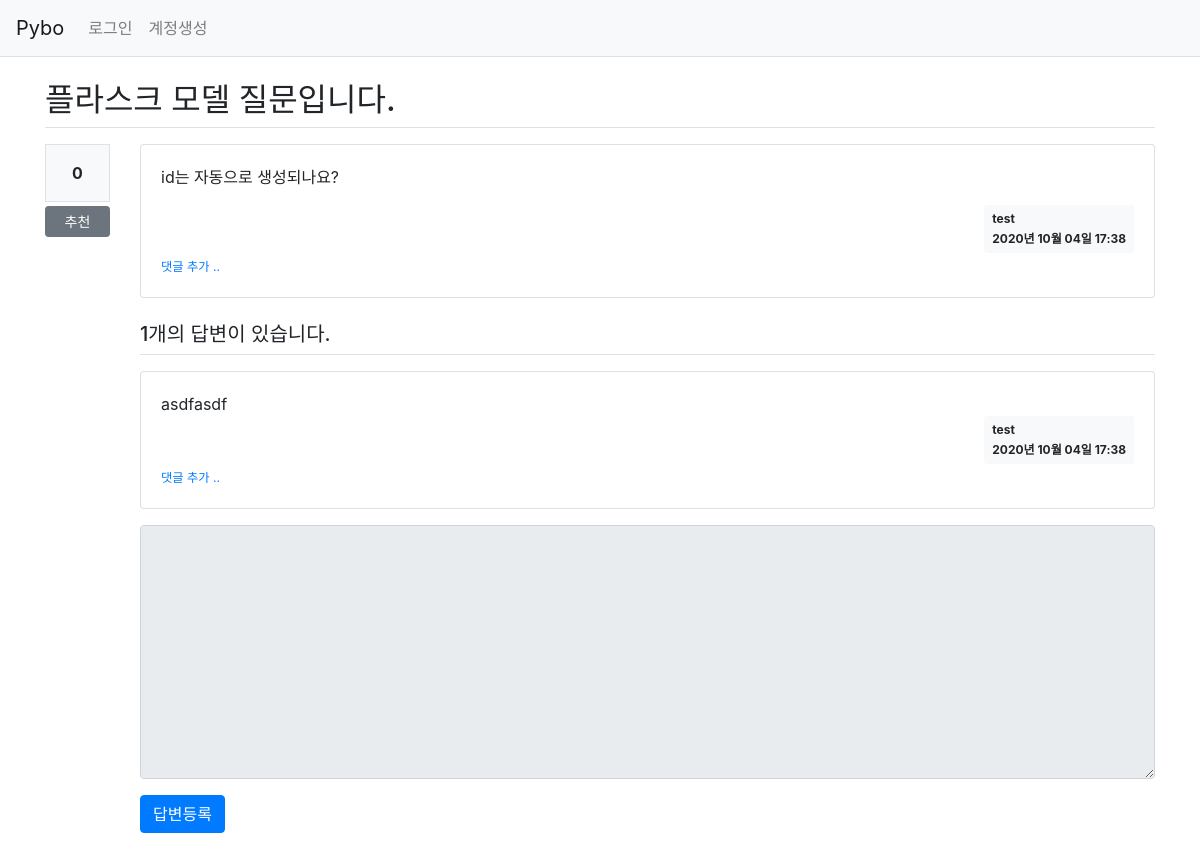
Screenshot of /question/detail/2/ with the database file from the repository.
### pybo/models.py (models this page shows)
class Question(db.Model):
    id = db.Column(db.Integer, primary_key=True)
    subject = db.Column(db.String(200), nullable=False)
    content = db.Column(db.Text(), nullable=False)
    create_date = db.Column(db.DateTime(), nullable=False)
    modify_date = db.Column(db.DateTime(), nullable=True)
    voter = db.relationship('User', secondary=question_voter, backref=db.backref('question_voter_set'))
    user_id = db.Column(db.Integer, db.ForeignKey('user.id', ondelete='CASCADE'), nullable=False)
    user = db.relationship('User', backref=db.backref('question_set'))

class User(db.Model):
    id = db.Column(db.Integer, primary_key=True)
    username = db.Column(db.String(150), unique=True, nullable=False)
    password = db.Column(db.String(200), nullable=False)
    email = db.Column(db.String(120), unique=True, nullable=False)

class Answer(db.Model):
    id = db.Column(db.Integer, primary_key=True)
    question_id = db.Column(db.Integer, db.ForeignKey('question.id', ondelete='CASCADE'))
    question = db.relationship('Question', backref=db.backref('answer_set'))
    content = db.Column(db.Text(), nullable=False)
    create_date = db.Column(db.DateTime(), nullable=False)
    modify_date = db.Column(db.DateTime(), nullable=True)
    voter = db.relationship('User', secondary=answer_voter, backref=db.backref('answer_voter_set'))
    user_id = db.Column(db.Integer, db.ForeignKey('user.id', ondelete='CASCADE'), nullable=False)
    user = db.relationship('User', backref=db.backref('answer_set'))

### pybo/views/question_views.py (the view)
@bp.route('/detail/<int:question_id>/')
def detail(question_id):
    form = AnswerForm()
    question = Question.query.get_or_404(question_id)
    return render_template('question/question_detail.html', question=question, form=form)

### pybo/forms.py
class AnswerForm(FlaskForm):
    content = TextAreaField(
        '내용', validators=[DataRequired('Content Required')])

### pybo/filter.py (called while the page is built)
def format_datetime(value, fmt='%Y년 %m월 %d일 %H:%M'):
    return value.strftime(fmt)

### pybo/views/auth_views.py (called while the page is built)
@bp.before_app_request
def load_logged_in_user():
    user_id = session.get('user_id')
    if user_id is None:
        g.user = None
    else:
        g.user = User.query.get(user_id)

### pybo/templates/question/question_detail.html (shortened to what this page needs)
{%extends 'index.html'%}
{%block content%}
<link rel="stylesheet" href="{{ url_for('static', filename='bootstrap.min.css') }}">
<div class="container my-3">
    <h2 class="border-bottom py-2">{{ question.subject }}</h2>
    <div class="row my-3">
        <div class="col-1">
            <div class="bg-light text-center p-3 border font-weight-bolder mb-1">{{ question.voter|length }}</div>
            <a href="#" data-uri="{{ url_for('vote.question', question_id=question.id) }}"
                class="recommend btn btn-sm btn-secondary btn-block my-1">추천</a>
        </div>
        <div class="col-11">
            <div class="card">
                <div class="card-body">
                    <div class="card-text">{{ question.content|markdown }}</div>
                    <div class="d-flex justify-content-end">
                        <div class="badge badge-light p-2 text-left">
                            <div class="mb-2">{{ question.user.username }}</div>
                            <div>{{ question.create_date|datetime }}</div>
                        </div>
                    </div>
                    <div>
                        <a href="{{ url_for('comment.create_question', question_id=question.id) }}"
                            class="small"><small>댓글 추가 ..</small></a>
                    </div>
                </div>
            </div>
            <h5 class="border-bottom my-3 py-2">{{ question.answer_set|length }}개의 답변이 있습니다.</h5>
            {% for answer in question.answer_set %}
            <div class="card my-3">
                <div class="card-body">
                    <div class="card-text" style="white-space: pre-line;">{{ answer.content }}</div>
                    <div class="d-flex justify-content-end">
                        <div class="badge badge-light p-2 text-left">
                            <div class="mb-2">{{ question.user.username }}</div>
                            <div>{{ question.create_date|datetime }}</div>
                        </div>
                    </div>
                    <div>
                        <a href="{{ url_for('comment.create_answer', answer_id=answer.id) }}" class="small"><small>댓글 추가
                                ..</small></a>
                    </div>
                </div>
            </div>
            {% endfor %}
            <form action="{{ url_for('answer.create', question_id=question.id) }}" method="post" class="my-3">
                <div class="form-group">
                    <textarea {% if not g.user %}disabled{% endif %} name="content" id="content" class="form-control"
                        rows="10"></textarea>
                </div>
                <input type="submit" value="답변등록" class="btn btn-primary">
            </form>
        </div>
        {%endblock%}

### rows the page displays
Question: subject "플라스크 모델 질문입니다.", content "id는 자동으로 생성되나요?", create_date "2020년 10월 04일 17:38"
User: user.username "test"
Answer: content "asdfasdf"

### other values shown
{{ question.voter|length }} "0"
{{ question.answer_set|length }} "1"
